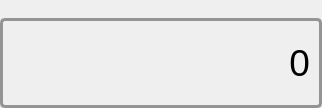
         <widget class="QStackedWidget" name="stackedWidget_result">
          <property name="minimumSize">
           <size>
            <width>320</width>
            <height>108</height>
           </size>
          </property>
          <widget class="QWidget" name="page_calc">
           <layout class="QGridLayout" name="gridLayout_2">
            <property name="leftMargin">
             <number>0</number>
            </property>
            <property name="topMargin">
             <number>0</number>
            </property>
            <property name="rightMargin">
             <number>0</number>
            </property>
            <property name="bottomMargin">
             <number>0</number>
            </property>
            <property name="verticalSpacing">
             <number>2</number>
            </property>
            <item row="0" column="0">
             <widget class="QLabel" name="history">
              <property name="maximumSize">
               <size>
                <width>16777215</width>
                <height>16</height>
               </size>
              </property>
              <property name="text">
               <string/>
              </property>
              <property name="alignment">
               <set>Qt::AlignRight|Qt::AlignTrailing|Qt::AlignVCenter</set>
              </property>
             </widget>
            </item>
            <item row="1" column="0">
             <widget class="QLabel" name="label">
              <property name="minimumSize">
               <size>
                <width>322</width>
                <height>90</height>
               </size>
              </property>
              <property name="maximumSize">
               <size>
                <width>500</width>
                <height>200</height>
               </size>
              </property>
              <property name="font">
               <font>
                <family>Arial</family>
                <pointsize>28</pointsize>
                <italic>false</italic>
                <bold>false</bold>
               </font>
              </property>
              <property name="layoutDirection">
               <enum>Qt::LeftToRight</enum>
              </property>
              <property name="styleSheet">
               <string notr="true">border-style: solid;
border-width: 3px;
border-color: rgb(148, 148, 148);
border-radius: 5px;</string>
              </property>
              <property name="text">
               <string>0</string>
              </property>
              <property name="textFormat">
               <enum>Qt::AutoText</enum>
              </property>
              <property name="alignment">
               <set>Qt::AlignRight|Qt::AlignTrailing|Qt::AlignVCenter</set>
              </property>
              <property name="margin">
               <number>10</number>
              </property>
              <property name="indent">
               <number>-1</number>
              </property>
             </widget>
            </item>
           </layout>
          </widget>
         </widget>
